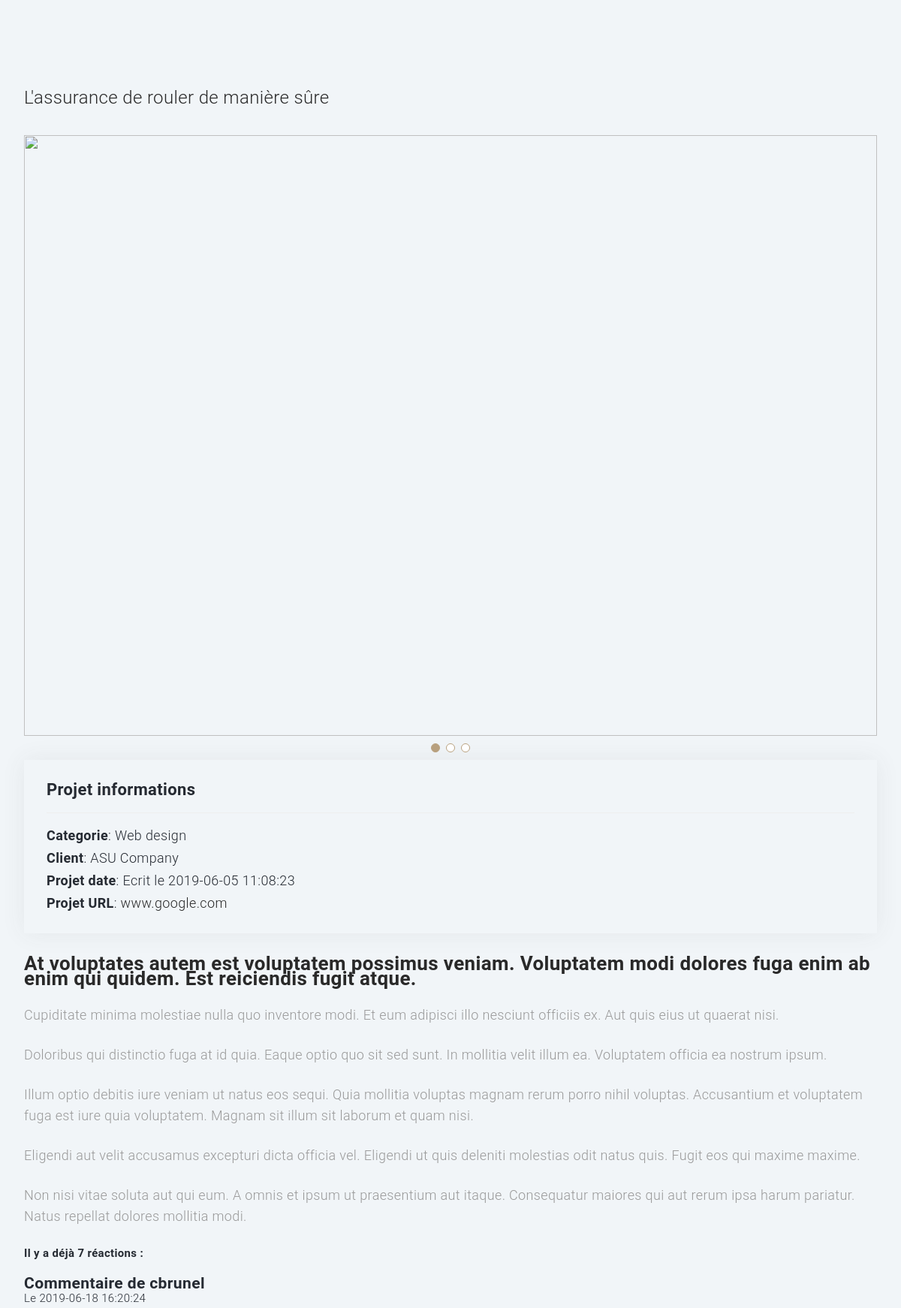
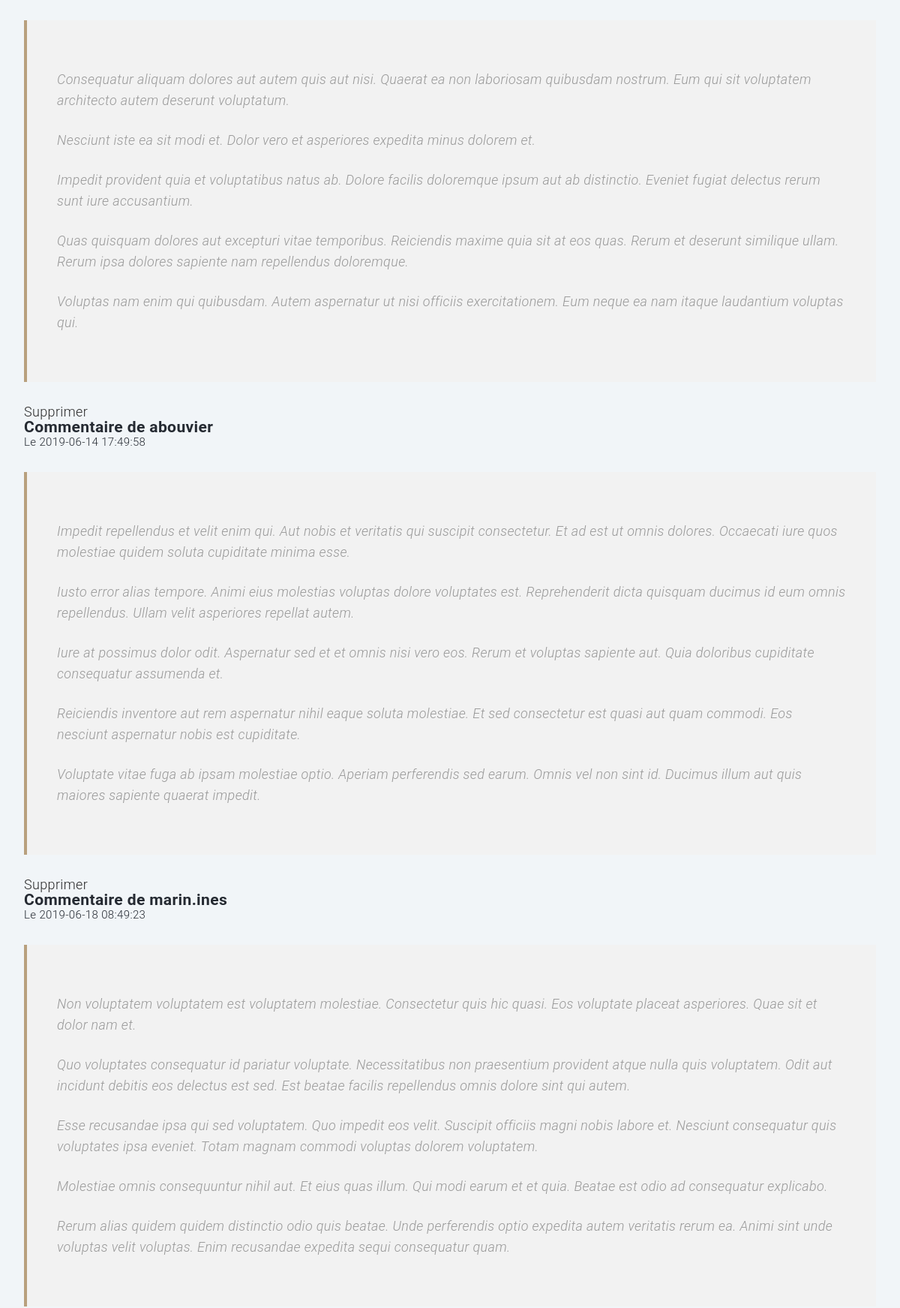
The app's page /templates/articles/show.html.php?id=123 (upper part) with its own data (2 pictures, top to bottom).
### tables this page shows
CREATE TABLE IF NOT EXISTS `articles` (
  `id` int(11) NOT NULL AUTO_INCREMENT,
  `title` varchar(255) NOT NULL,
  `slug` varchar(255) NOT NULL,
  `introduction` text NOT NULL,
  `content` text NOT NULL,
  `created_at` datetime NOT NULL,
  PRIMARY KEY (`id`)
);

CREATE TABLE IF NOT EXISTS `comments` (
  `id` int(11) NOT NULL AUTO_INCREMENT,
  `author` varchar(255) NOT NULL,
  `content` text NOT NULL,
  `created_at` datetime NOT NULL,
  `article_id` int(11) NOT NULL,
  PRIMARY KEY (`id`),
  KEY `FK_ARTICLES` (`article_id`)
);

### lib/Database.php (called while the page is built, shortened)
<?php
function getPdo(): PDO
{
    try {
        $pdo = new PDO('mysql:host=localhost;dbname=blogpoo;charset=utf8', 'root', 'root', [
            PDO::ATTR_ERRMODE => PDO::ERRMODE_EXCEPTION,
            PDO::ATTR_DEFAULT_FETCH_MODE => PDO::FETCH_ASSOC
        ]);
    } catch (PDOException $e) {
        echo $e->getMessage();
    }
    return $pdo;
}
function findArticle(int $id): array
{
    $pdo = getPdo();
    $query = $pdo->prepare("SELECT * FROM articles WHERE id = :article_id");
    $query->execute(['article_id' => $id]);
    $article = $query->fetch();
    return $article;
}
function findAllComments(int $article_id): array
{
    $pdo = getPdo();
    $query = $pdo->prepare("SELECT * FROM comments WHERE article_id = :article_id");
    $query->execute(['article_id' => $article_id]);
    $commentaires = $query->fetchAll();
    return $commentaires;
}

### templates/articles/show.html.php (the view, shortened to what this page needs)
<?php
require_once('../../lib/Database.php');
$article_id = null;
if (!empty($_GET['id']) && ctype_digit($_GET['id'])) {
    $article_id = $_GET['id'];
}
$article = findArticle($article_id);
$commentaires = findAllComments($article_id);
?>
<head>
    <link rel="stylesheet" href="../../assets/template_css/custom.css">
    <link rel="stylesheet" href="../../assets/template_css/fontawesome.css">
    <link rel="stylesheet" href="../../assets/template_css/slick.min.css">
    <link rel="stylesheet" href="../../assets/template_css/slick-theme.css">
    <link rel="stylesheet" href="../../assets/template_css/templatemo.css">
    <link rel="stylesheet" href="../../assets/app.css">
    <link rel="stylesheet" href="../../assets/menu.css">
    <link rel="stylesheet" href="../../assets/carousel.css">
    <link rel="stylesheet" href="https://unpkg.com/swiper/swiper-bundle.css" />
    <link rel="stylesheet" href="https://unpkg.com/swiper/swiper-bundle.min.css" />
    <link href="../../assets/vendor/bootstrap-icons/bootstrap-icons.css" rel="stylesheet">
    <link href="../../assets/vendor/boxicons/css/boxicons.min.css" rel="stylesheet">
    <link href="../../assets/vendor/glightbox/css/glightbox.min.css" rel="stylesheet">
    <link href="../../assets/vendor/swiper/swiper-bundle.min.css" rel="stylesheet">
    <link rel="stylesheet" href="../../assets/style.css">
</head>
<main id="main">
    <section class="breadcrumbs">
        <div class="container">
            <div class="d-flex justify-content-between align-items-center">
                <h2><?= $article['title']; ?>
                </h2>
            </div>
        </div>
    </section>
    <section id="portfolio-details" class="portfolio-details">
        <div class="container">
            <div class="row">
                <div class="col-md-6">
                    <div class="portfolio-details-slider swiper-container">
                        <div class="swiper-wrapper align-items-center">
                            <div class="swiper-slide">
                                <img src="../../assets/images/portfolio/portfolio-details-1.jpg" alt="">
                            </div>
                        </div>
                        <div class="swiper-pagination"></div>
                    </div>
                </div>
                <div class="col-md-6">
                    <div class="portfolio-info">
                        <h3>Projet informations</h3>
                        <ul>
                            <li><strong>Categorie</strong>: Web design</li>
                            <li><strong>Client</strong>: ASU Company</li>
                            <li><strong>Projet date</strong>: Ecrit le <?= $article['created_at'] ?></li>
                            <li><strong>Projet URL</strong>: <a href="#">www.google.com</a></li>
                        </ul>
                    </div>
                    <div class="portfolio-description">
                        <h2><?= $article['introduction']; ?></h2>
                        <p>
                            <?= $article['content']; ?>
                        </p>
                    </div>
                </div>
            </div>
        </div>
    </section>
    <div class="container">
        <?php if (count($commentaires) === 0) : ?>
            <h3>Il n'y a pas encore de commentaires pour cet article ... SOYEZ LE PREMIER ! :D</h3>
        <?php else : ?>
            <h5>Il y a déjà <?= count($commentaires) ?> réactions : </h5>
            <?php foreach ($commentaires as $commentaire) : ?>
                <br>
                <h3>Commentaire de <?= $commentaire['author'] ?></h3>
                <small>Le <?= $commentaire['created_at'] ?></small>
                <blockquote>
                    <em><?= $commentaire['content'] ?></em>
                </blockquote>
                <a href="delete-comment.php?id=<?= $commentaire['id'] ?>" onclick="return window.confirm(`Êtes vous sûr de vouloir supprimer ce commentaire ?!`)">Supprimer</a>
            <?php endforeach ?>
        <?php endif ?>
    </div>
</main>

### assets/template_css/templatemo.css (style rules this page uses)
body, ul, li, p, a, label, input, div { font-family: 'Roboto', sans-serif; font-size: 18px !important; font-weight: 300 !important; }

### assets/menu.css (style rules this page uses)
*, *::before, *::after { padding: 0; margin: 0; box-sizing: border-box; list-style: none; list-style-type: none; text-decoration: none; -moz-osx-font-smoothing: grayscale; -webkit-font-smoothing: antialiased; text-rendering: optimizeLegibility; }
a, button { font-family: inherit; font-size: inherit; line-height: inherit; cursor: pointer; border: none; outline: none; background: none; text-decoration: none; }
img { display: block; width: 100%; height: auto; }
.container { max-width: 80rem; width: 100%; height: auto; padding: 0 2rem; margin: 0 auto; }

### assets/style.css (style rules this page uses)
h1, h2, h3, h4, h5, h6 { margin: 0; }
h2 { color: #292929; font-weight: 600; }
a { color: #292929; text-decoration: none !important; transition: all 0.5s ease-in-out 0s; }
p { margin: 25px 0; padding: 0; font-size: 15px; color: #999999; line-height: 28px; }
.breadcrumbs { padding: 120px 0 0 0; min-height: 40px; }
.breadcrumbs h2 { font-size: 24px; font-weight: 300; margin: 0; }
.portfolio-details { padding-top: 40px; }
.portfolio-details .portfolio-details-slider img { width: 100%; }
.portfolio-details .portfolio-details-slider .swiper-pagination { margin-top: 20px; position: relative; }
.portfolio-details .portfolio-info { padding: 30px; box-shadow: 0px 0 30px rgba(75, 74, 74, 0.08); }
.portfolio-details .portfolio-info h3 { font-size: 22px; font-weight: 700; margin-bottom: 20px; padding-bottom: 20px; border-bottom: 1px solid #eee; }
.portfolio-details .portfolio-info ul { list-style: none; padding: 0; font-size: 15px; }
.portfolio-details .portfolio-info ul li + li { margin-top: 10px; }
.portfolio-details .portfolio-description { padding-top: 30px; }
.portfolio-details .portfolio-description h2 { font-size: 26px; font-weight: 700; margin-bottom: 20px; }
.portfolio-details .portfolio-description p { padding: 0; }
blockquote { padding: 40px; background-color: #f2f2f2; margin: 30px 0; border: none; border-left: 4px solid #b8a07e; }

### records on screen
articles: title "L'assurance de rouler de manière sûre", created_at "2019-06-05 11:08:23", introduction "At voluptates autem est voluptatem possimus veniam. Voluptatem modi dolores fuga enim ab enim qui quidem. Est reiciendis fugit atque.", content "Cupiditate minima molestiae nulla quo inventore modi. Et eum adipisci illo nesciunt officiis ex. Aut quis eius ut quaerat nisi. Doloribus qui distinctio fuga at id quia. Eaque optio quo sit sed sunt. In mollitia velit illum ea. Voluptatem officia ea nostrum ipsum. Illum optio debitis iure veniam ut natus eos sequi. Quia mollitia voluptas magnam rerum porro nihil voluptas. Accusantium et voluptatem fuga est iure quia voluptatem. Magnam sit illum sit laborum et quam nisi. Eligendi aut velit accusamus excepturi dicta officia vel. Eligendi ut quis deleniti molestias odit natus quis. Fugit eos qui maxime maxime. Non nisi vitae soluta aut qui eum. A omnis et ipsum ut praesentium aut itaque.…"
comments: author "cbrunel", created_at "2019-06-18 16:20:24", content "Consequatur aliquam dolores aut autem quis aut nisi. Quaerat ea non laboriosam quibusdam nostrum. Eum qui sit voluptatem architecto autem deserunt voluptatum. Nesciunt iste ea sit modi et. Dolor vero et asperiores expedita minus dolorem et. Impedit provident quia et voluptatibus natus ab. Dolore facilis doloremque ipsum aut ab distinctio. Eveniet fugiat delectus rerum sunt iure accusantium. Quas quisquam dolores aut excepturi vitae temporibus. Reiciendis maxime quia sit at eos quas. Rerum et deserunt similique ullam. Rerum ipsa dolores sapiente nam repellendus doloremque. Voluptas nam enim qui quibusdam. Autem aspernatur ut nisi officiis exercitationem. Eum neque ea nam itaque laudantium…"
comments: author "abouvier", created_at "2019-06-14 17:49:58", content "Impedit repellendus et velit enim qui. Aut nobis et veritatis qui suscipit consectetur. Et ad est ut omnis dolores. Occaecati iure quos molestiae quidem soluta cupiditate minima esse. Iusto error alias tempore. Animi eius molestias voluptas dolore voluptates est. Reprehenderit dicta quisquam ducimus id eum omnis repellendus. Ullam velit asperiores repellat autem. Iure at possimus dolor odit. Aspernatur sed et et omnis nisi vero eos. Rerum et voluptas sapiente aut. Quia doloribus cupiditate consequatur assumenda et. Reiciendis inventore aut rem aspernatur nihil eaque soluta molestiae. Et sed consectetur est quasi aut quam commodi. Eos nesciunt aspernatur nobis est cupiditate. Voluptate vitae…"
comments: author "marin.ines", created_at "2019-06-18 08:49:23", content "Non voluptatem voluptatem est voluptatem molestiae. Consectetur quis hic quasi. Eos voluptate placeat asperiores. Quae sit et dolor nam et. Quo voluptates consequatur id pariatur voluptate. Necessitatibus non praesentium provident atque nulla quis voluptatem. Odit aut incidunt debitis eos delectus est sed. Est beatae facilis repellendus omnis dolore sint qui autem. Esse recusandae ipsa qui sed voluptatem. Quo impedit eos velit. Suscipit officiis magni nobis labore et. Nesciunt consequatur quis voluptates ipsa eveniet. Totam magnam commodi voluptas dolorem voluptatem. Molestiae omnis consequuntur nihil aut. Et eius quas illum. Qui modi earum et et quia. Beatae est odio ad consequatur…"

### other values on screen
count($commentaires) "7"
